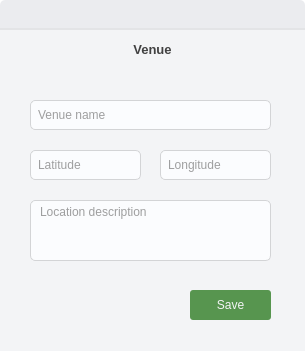
<?xml version="1.0" encoding="UTF-8"?>
<ui version="4.0">
 <class>AddVenue</class>
 <widget class="QDialog" name="AddVenue">
  <property name="geometry">
   <rect>
    <x>0</x>
    <y>0</y>
    <width>305</width>
    <height>351</height>
   </rect>
  </property>
  <property name="windowTitle">
   <string>Dialog</string>
  </property>
  <property name="styleSheet">
   <string notr="true">* {
	background: transparent;
	border: none;
	color: #414141;
}

QComboBox{
	border: 1px solid #D3D4D6;
	border-radius: 5px;
	padding-left: 5px;
}

QSpinBox{
	border: 1px solid #D3D4D6;
	border-radius: 5px;
	padding-left: 5px;
}

QLineEdit,
QTextEdit{
	border: 1px solid #D3D4D6;
	border-radius: 5px;
	padding-left: 5px;
	background: #FBFCFE;
}

QWidget#main_container {
	background: #EBECEF;
	border-radius: 5px;
}

QWidget#container {
	background: #F3F4F6;
}

#close_btn:hover{
	background: #DC2626;
}

#toolbar{
	border-bottom: 2px solid #E3E4E6;
}</string>
  </property>
  <layout class="QVBoxLayout" name="verticalLayout_2">
   <property name="spacing">
    <number>0</number>
   </property>
   <property name="leftMargin">
    <number>0</number>
   </property>
   <property name="topMargin">
    <number>0</number>
   </property>
   <property name="rightMargin">
    <number>0</number>
   </property>
   <property name="bottomMargin">
    <number>0</number>
   </property>
   <item>
    <widget class="QWidget" name="main_container" native="true">
     <layout class="QVBoxLayout" name="verticalLayout">
      <property name="spacing">
       <number>0</number>
      </property>
      <property name="leftMargin">
       <number>0</number>
      </property>
      <property name="topMargin">
       <number>0</number>
      </property>
      <property name="rightMargin">
       <number>0</number>
      </property>
      <property name="bottomMargin">
       <number>0</number>
      </property>
      <item>
       <widget class="QWidget" name="toolbar" native="true">
        <property name="maximumSize">
         <size>
          <width>16777215</width>
          <height>30</height>
         </size>
        </property>
        <widget class="QPushButton" name="close_btn">
         <property name="geometry">
          <rect>
           <x>270</x>
           <y>0</y>
           <width>35</width>
           <height>30</height>
          </rect>
         </property>
         <property name="text">
          <string/>
         </property>
         <property name="icon">
          <iconset theme="QIcon::ThemeIcon::ApplicationExit"/>
         </property>
         <property name="iconSize">
          <size>
           <width>10</width>
           <height>10</height>
          </size>
         </property>
        </widget>
       </widget>
      </item>
      <item>
       <widget class="QWidget" name="container" native="true">
        <layout class="QVBoxLayout" name="verticalLayout_3">
         <property name="spacing">
          <number>0</number>
         </property>
         <property name="leftMargin">
          <number>0</number>
         </property>
         <property name="topMargin">
          <number>0</number>
         </property>
         <property name="rightMargin">
          <number>0</number>
         </property>
         <property name="bottomMargin">
          <number>0</number>
         </property>
         <item>
          <widget class="QLabel" name="label">
           <property name="maximumSize">
            <size>
             <width>16777215</width>
             <height>40</height>
            </size>
           </property>
           <property name="font">
            <font>
             <pointsize>10</pointsize>
             <bold>true</bold>
            </font>
           </property>
           <property name="frameShadow">
            <enum>QFrame::Shadow::Plain</enum>
           </property>
           <property name="text">
            <string>Venue</string>
           </property>
           <property name="textFormat">
            <enum>Qt::TextFormat::RichText</enum>
           </property>
           <property name="alignment">
            <set>Qt::AlignmentFlag::AlignCenter</set>
           </property>
          </widget>
         </item>
         <item>
          <widget class="QFrame" name="frame">
           <property name="frameShape">
            <enum>QFrame::Shape::StyledPanel</enum>
           </property>
           <property name="frameShadow">
            <enum>QFrame::Shadow::Plain</enum>
           </property>
           <widget class="QLineEdit" name="venue_name">
            <property name="geometry">
             <rect>
              <x>30</x>
              <y>30</y>
              <width>241</width>
              <height>30</height>
             </rect>
            </property>
            <property name="minimumSize">
             <size>
              <width>0</width>
              <height>30</height>
             </size>
            </property>
            <property name="placeholderText">
             <string>Venue name</string>
            </property>
           </widget>
           <widget class="QPushButton" name="venue_save">
            <property name="geometry">
             <rect>
              <x>190</x>
              <y>220</y>
              <width>81</width>
              <height>30</height>
             </rect>
            </property>
            <property name="cursor">
             <cursorShape>PointingHandCursor</cursorShape>
            </property>
            <property name="styleSheet">
             <string notr="true">padding: 5px;
background: #57954F;
color: #F3F4F6;
border-radius: 3px;</string>
            </property>
            <property name="text">
             <string>Save</string>
            </property>
           </widget>
           <widget class="QLineEdit" name="venue_latitude">
            <property name="geometry">
             <rect>
              <x>30</x>
              <y>80</y>
              <width>111</width>
              <height>30</height>
             </rect>
            </property>
            <property name="minimumSize">
             <size>
              <width>0</width>
              <height>30</height>
             </size>
            </property>
            <property name="inputMethodHints">
             <set>Qt::InputMethodHint::ImhNone</set>
            </property>
            <property name="placeholderText">
             <string>Latitude</string>
            </property>
           </widget>
           <widget class="QLineEdit" name="venue_longitude">
            <property name="geometry">
             <rect>
              <x>160</x>
              <y>80</y>
              <width>111</width>
              <height>30</height>
             </rect>
            </property>
            <property name="minimumSize">
             <size>
              <width>0</width>
              <height>30</height>
             </size>
            </property>
            <property name="inputMethodHints">
             <set>Qt::InputMethodHint::ImhNone</set>
            </property>
            <property name="placeholderText">
             <string>Longitude</string>
            </property>
           </widget>
           <widget class="QTextEdit" name="venue_location_description">
            <property name="geometry">
             <rect>
              <x>30</x>
              <y>130</y>
              <width>241</width>
              <height>61</height>
             </rect>
            </property>
            <property name="placeholderText">
             <string>Location description</string>
            </property>
           </widget>
          </widget>
         </item>
        </layout>
       </widget>
      </item>
     </layout>
    </widget>
   </item>
  </layout>
 </widget>
 <resources>
  <include location="../assets/icons.qrc"/>
 </resources>
 <connections/>
</ui>
